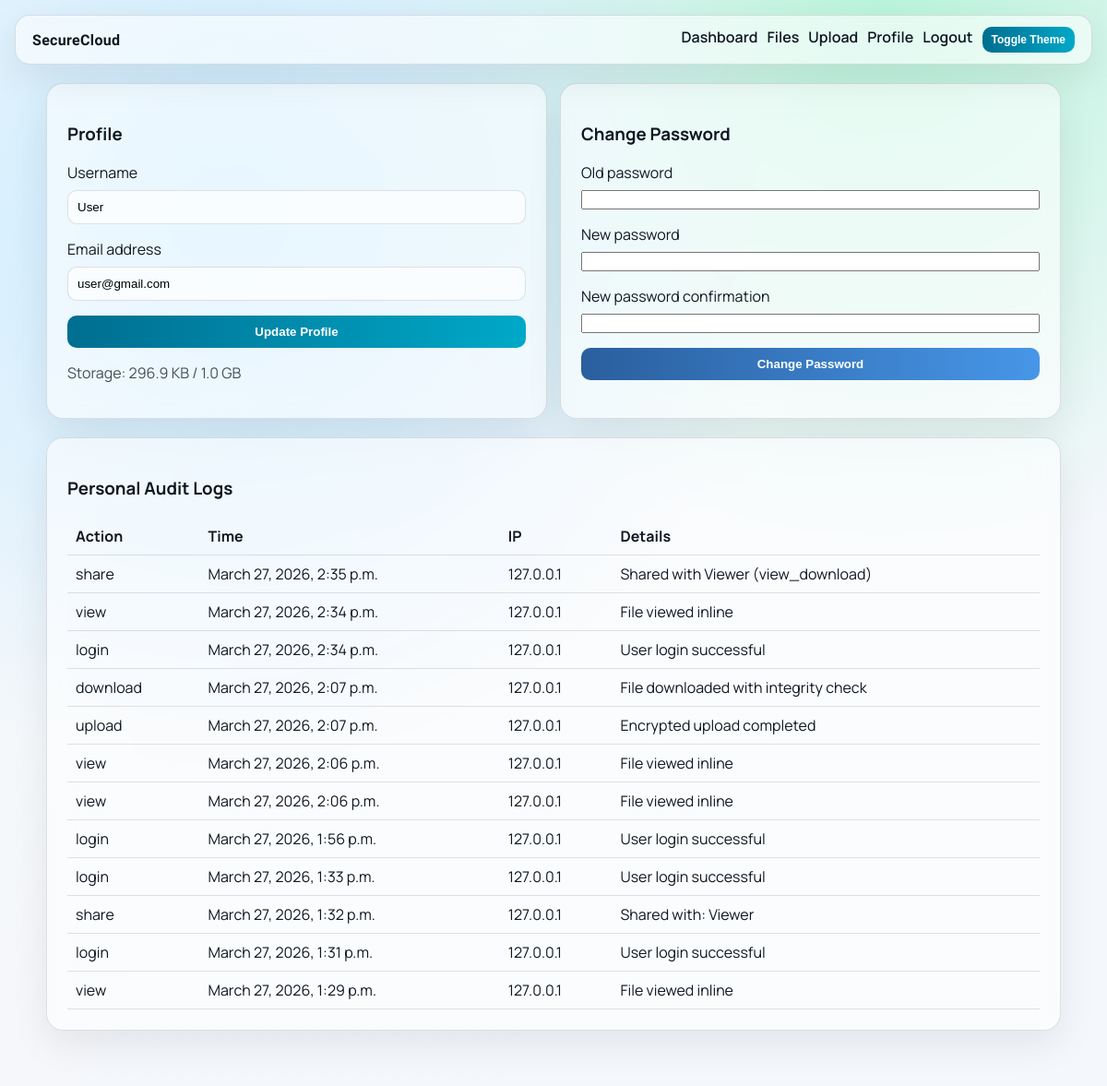
The app's page /accounts/profile/ (signed in) with its own data.
### accounts/models.py (models this page shows, shortened)
class User(AbstractUser):
	class Role(models.TextChoices):
		ADMIN = "ADMIN", "Admin"
		USER = "USER", "User"
		VIEWER = "VIEWER", "Viewer"
	role = models.CharField(max_length=20, choices=Role.choices, default=Role.USER)
	storage_used = models.BigIntegerField(default=0)
	storage_limit = models.BigIntegerField(default=1024 * 1024 * 1024)

### storage/models.py (models this page shows, shortened)
class AuditLog(models.Model):
	class Action(models.TextChoices):
		UPLOAD = "upload", "Upload"
		DOWNLOAD = "download", "Download"
		DELETE = "delete", "Delete"
		LOGIN = "login", "Login"
		SHARE = "share", "Share"
		VIEW = "view", "View"
		PROFILE_UPDATE = "profile_update", "Profile Update"
	user = models.ForeignKey(settings.AUTH_USER_MODEL, on_delete=models.CASCADE, related_name="audit_logs")
	action = models.CharField(max_length=40, choices=Action.choices)
	timestamp = models.DateTimeField(auto_now_add=True)
	ip_address = models.GenericIPAddressField(null=True, blank=True)
	file_reference = models.ForeignKey(SecureFile, on_delete=models.SET_NULL, null=True, blank=True)
	details = models.TextField(blank=True)
	class Meta:
		ordering = ["-timestamp"]

### accounts/views.py (the view)
# urls.py: path("profile/", profile, name="profile"),
@login_required
def profile(request):
	user = request.user
	if request.method == "POST":
		profile_form = ProfileForm(request.POST, instance=user)
		password_form = PasswordChangeForm(user, request.POST)
		if "update_profile" in request.POST and profile_form.is_valid():
			profile_form.save()
			log_event(request, user, AuditLog.Action.PROFILE_UPDATE, details="Profile updated")
			messages.success(request, "Profile updated.")
			return redirect("accounts:profile")
		if "change_password" in request.POST and password_form.is_valid():
			password_form.save()
			log_event(request, user, AuditLog.Action.PROFILE_UPDATE, details="Password changed")
			messages.success(request, "Password changed successfully.")
			return redirect("accounts:login")
	else:
		profile_form = ProfileForm(instance=user)
		password_form = PasswordChangeForm(user)
	logs = AuditLog.objects.filter(user=user)[:12]
	return render(
		request,
		"accounts/profile.html",
		{
			"profile_form": profile_form,
			"password_form": password_form,
			"logs": logs,
		},
	)

### accounts/forms.py
class ProfileForm(forms.ModelForm):
    class Meta:
        model = User
        fields = ("username", "email")
    def __init__(self, *args, **kwargs):
        super().__init__(*args, **kwargs)
        for field in self.fields.values():
            field.widget.attrs.setdefault("class", "input")

### templates/accounts/profile.html (shortened to what this page needs)
{% extends 'base.html' %}
{% block content %}
<section class="grid-2">
    <div class="glass panel">
        <h3>Profile</h3>
        <form method="post" class="stack">
            {% for field in profile_form %}
                <label>{{ field.label }}</label>
                {{ field }}
            {% endfor %}
            <button class="btn" name="update_profile" value="1" type="submit">Update Profile</button>
        </form>
        <p class="muted">Storage: {{ user.storage_used|filesizeformat }} / {{ user.storage_limit|filesizeformat }}</p>
    </div>
    <div class="glass panel">
        <h3>Change Password</h3>
        <form method="post" class="stack">
            {% for field in password_form %}
                <label>{{ field.label }}</label>
                {{ field }}
            {% endfor %}
            <button class="btn alt" name="change_password" value="1" type="submit">Change Password</button>
        </form>
    </div>
</section>
<section class="glass panel">
    <h3>Personal Audit Logs</h3>
    <table class="table">
        <tr><th>Action</th><th>Time</th><th>IP</th><th>Details</th></tr>
        {% for log in logs %}
        <tr><td>{{ log.action }}</td><td>{{ log.timestamp }}</td><td>{{ log.ip_address }}</td><td>{{ log.details }}</td></tr>
        {% empty %}<tr><td colspan="4">No logs available.</td></tr>{% endfor %}
    </table>
</section>
{% endblock %}

### static/css/style.css (style rules this page uses)
:root { --bg: #f4f7fb; --text: #0f1722; --card: rgba(255, 255, 255, 0.58); --stroke: rgba(15, 23, 34, 0.12); --accent: #006e90; --accent-2: #7dd3fc; --danger: #be123c; }
* { box-sizing: border-box; }
body { margin: 0; font-family: 'Manrope', sans-serif; color: var(--text); background: radial-gradient(circle at 20% 20%, #bde7ff 0, transparent 45%), radial-gradient(circle at 80% 0%, #baf4dc 0, transparent 40%), var(--bg); min-height: 100vh; }
.glass { backdrop-filter: blur(14px); background: var(--card); border: 1px solid var(--stroke); box-shadow: 0 14px 40px rgba(0, 0, 0, 0.08); }
.hero, .panel, .form-wrap { border-radius: 18px; padding: 22px; margin-bottom: 20px; }
.grid-2 { display: grid; grid-template-columns: repeat(auto-fit, minmax(280px, 1fr)); gap: 14px; }
.btn { border: none; border-radius: 10px; padding: 10px 16px; background: linear-gradient(90deg, var(--accent), #00a8c8); color: #fff; font-weight: 700; cursor: pointer; text-decoration: none; display: inline-block; }
.btn.alt { background: linear-gradient(90deg, #2a5f9e, #4796e8); }
.input { width: 100%; border-radius: 10px; border: 1px solid var(--stroke); padding: 10px; background: rgba(255, 255, 255, 0.7); }
.stack { display: grid; gap: 8px; }
.table { width: 100%; border-collapse: collapse; }
.table th, .table td { border-bottom: 1px solid var(--stroke); padding: 9px; text-align: left; }
.muted { opacity: 0.75; }

### records on screen
User: profile_form "User" "user@gmail.com", storage_used|filesizeformat "296.9 KB", storage_limit|filesizeformat "1.0 GB"
AuditLog: action "share", timestamp "March 27, 2026, 2:35 p.m.", ip_address "127.0.0.1", details "Shared with Viewer (view_download)"
AuditLog: action "view", timestamp "March 27, 2026, 2:34 p.m.", ip_address "127.0.0.1", details "File viewed inline"
AuditLog: action "login", timestamp "March 27, 2026, 2:34 p.m.", ip_address "127.0.0.1", details "User login successful"
AuditLog: action "download", timestamp "March 27, 2026, 2:07 p.m.", ip_address "127.0.0.1", details "File downloaded with integrity check"
AuditLog: action "upload", timestamp "March 27, 2026, 2:07 p.m.", ip_address "127.0.0.1", details "Encrypted upload completed"
AuditLog: action "view", timestamp "March 27, 2026, 2:06 p.m.", ip_address "127.0.0.1", details "File viewed inline"
AuditLog: action "view", timestamp "March 27, 2026, 2:06 p.m.", ip_address "127.0.0.1", details "File viewed inline"
AuditLog: action "login", timestamp "March 27, 2026, 1:56 p.m.", ip_address "127.0.0.1", details "User login successful"
AuditLog: action "login", timestamp "March 27, 2026, 1:33 p.m.", ip_address "127.0.0.1", details "User login successful"
AuditLog: action "share", timestamp "March 27, 2026, 1:32 p.m.", ip_address "127.0.0.1", details "Shared with: Viewer"
AuditLog: action "login", timestamp "March 27, 2026, 1:31 p.m.", ip_address "127.0.0.1", details "User login successful"
AuditLog: action "view", timestamp "March 27, 2026, 1:29 p.m.", ip_address "127.0.0.1", details "File viewed inline"

### other values on screen
{{ field.label }} "Username" "Email address"
{{ field.label }} "Old password" "New password" "New password confirmation"
